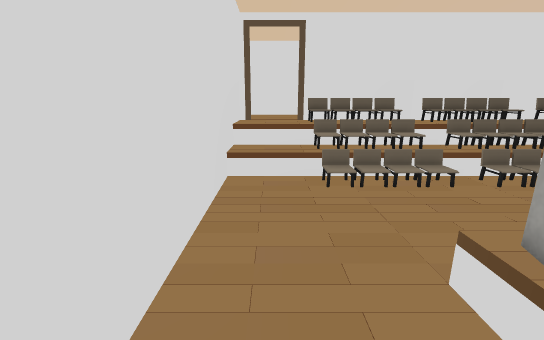
View 1 (above)

16 first-person views from a walk through a Unity game level. The camera is 1.5 m above the floor, tilts 14° down and sees 90° across. The floor is counted in squares, 0.5 m on a side. Each view is taken from the middle of a square. On the plan, view 1 faces up. The plan holds only what a view shows up to about 20 squares ahead; the rest is blank. The player character is not drawn. Some animated figures are left out. Some surface patterns are stand-ins.

View 2
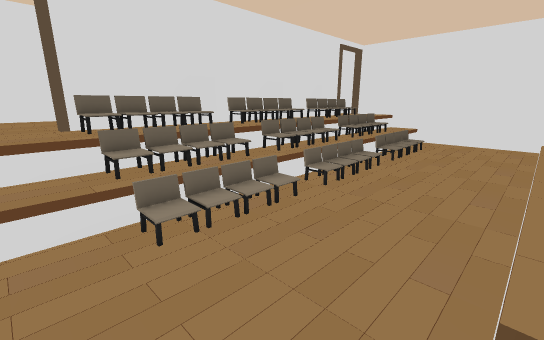

View 3
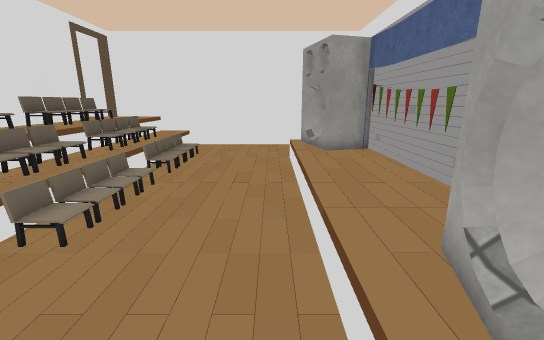

View 4
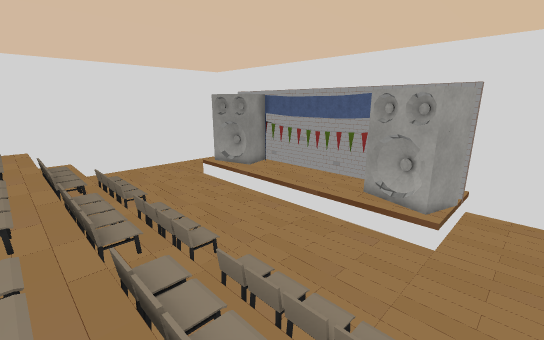

View 5
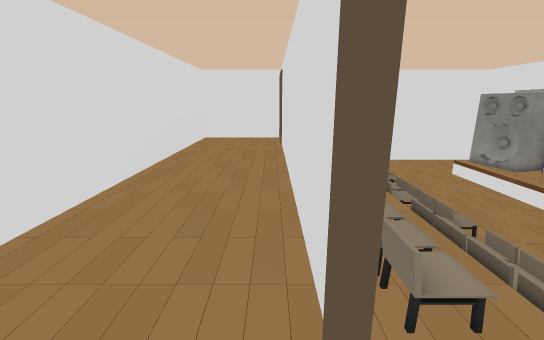

View 6
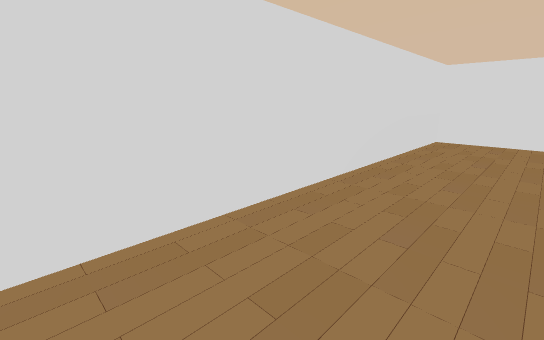

View 7
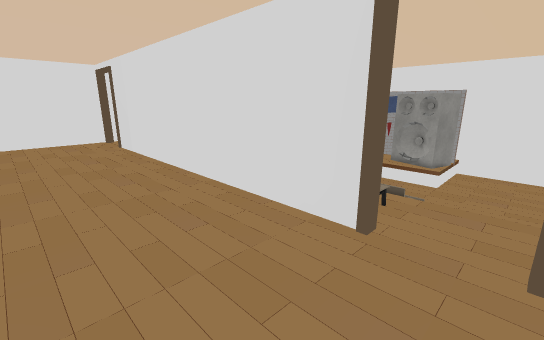

View 8
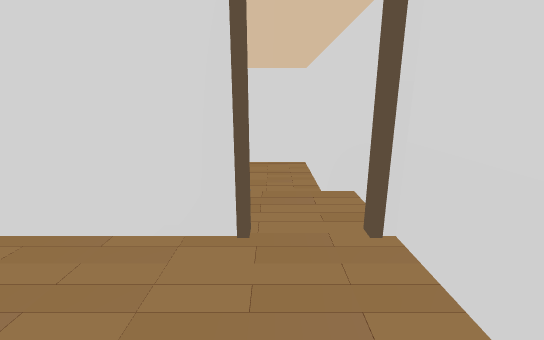

View 9
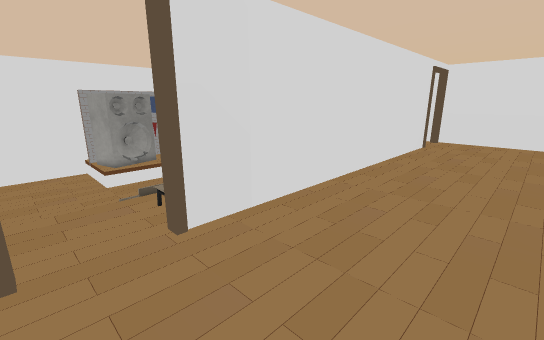

View 10
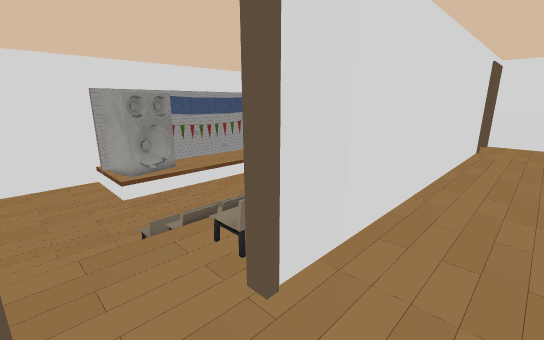

View 11
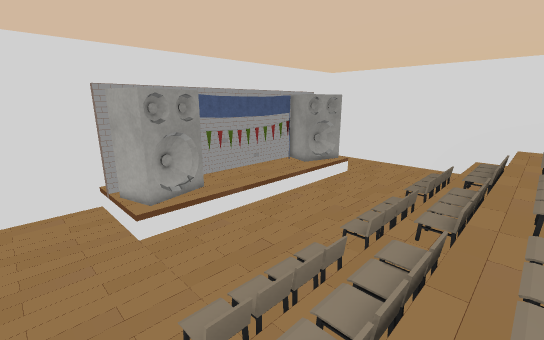

View 12
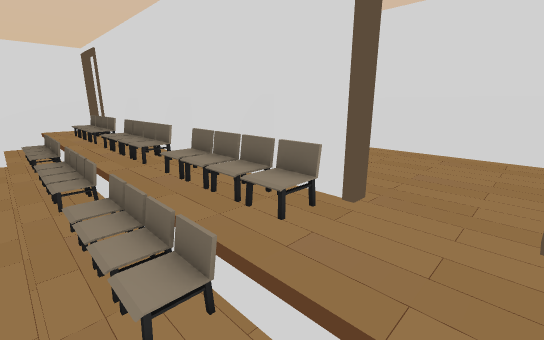

View 13
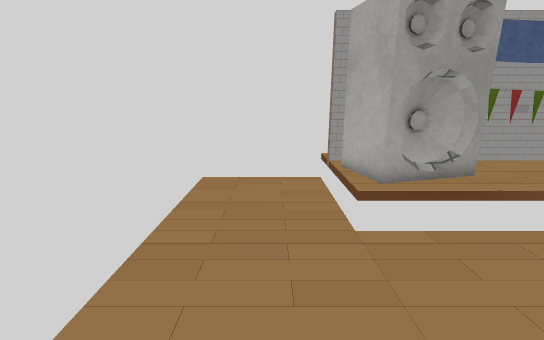

View 14
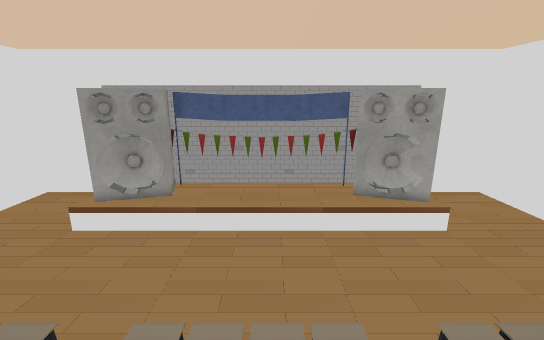

View 15
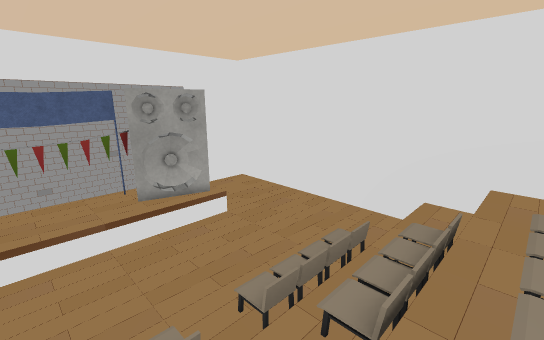

View 16
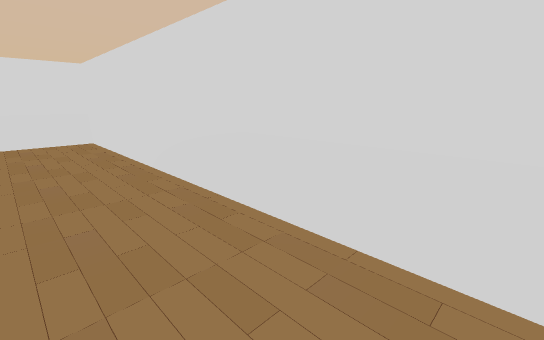

### Floor plan
Key: @ floor where view 1 was taken; # wall or solid block; . main floor; : floor 0.25 m higher than the main floor; + floor 0.5 m higher than the main floor; * floor 0.75 m higher than the main floor; % floor 1 m higher than the main floor; / step, stairs or slope; C chair; O other object.
Columns run from 2 left of view 1 to 23 right of it. Each row starts with its distance up from view 1.
 23 ##########################
 22 #%%%%%%%%%%%%%%%%%%%%%%%%#
 21 #%%%%%%%%%%%%%%%%%%%%%%%%#
 20 #%%%%%%%%%%%%%%%%%%%%%%%%#
 19 #%%%%%%%%%%%%%%%%%%%%%%%%#
 18 #%%%%%%%%%%%%%%%%%%%%%%%%#
 17 #%%%%%%%%%%%%%%%%%%%%%%%%#
 16 #%%%##################%%%#
 15 #%%%//   C      C     %%%#
 14 #%%%/////%//////%/////%%%#
 13 #/////CCC%/CCC/C/CCC/C///#
 12 #//////**+//**///OOO/O///#
 11 #//////+////++////+//////#
 10 #...:.CCC//CCC:C.CCC:C...#
  9 #........................#
  8 #........................#
  7 #........................#
  6 #........................#
  5 #........................#
  4 #....////////////////....#
  3 #....####/++++++#### ....#
  2 #....####+++++++## ##....#
  1 #....#  #########   #....#
  0 #.@..#              #....#
 -1 ######              ######

Positions as (right, up) in squares from view 1, and headings:
1: (0, 0), facing up
2: (0, 4), facing up-right
3: (3, 5), facing right
4: (1, 14), facing down-right
5: (-1, 17), facing right
6: (-1, 17), facing up-right
7: (-1, 22), facing down-right
8: (1, 22), facing down
9: (22, 22), facing down-left
10: (22, 19), facing down-left
11: (21, 14), facing down-left
12: (22, 11), facing up-left
13: (20, 10), facing down
14: (10, 14), facing down
15: (10, 14), facing down-left
16: (22, 18), facing up-left
